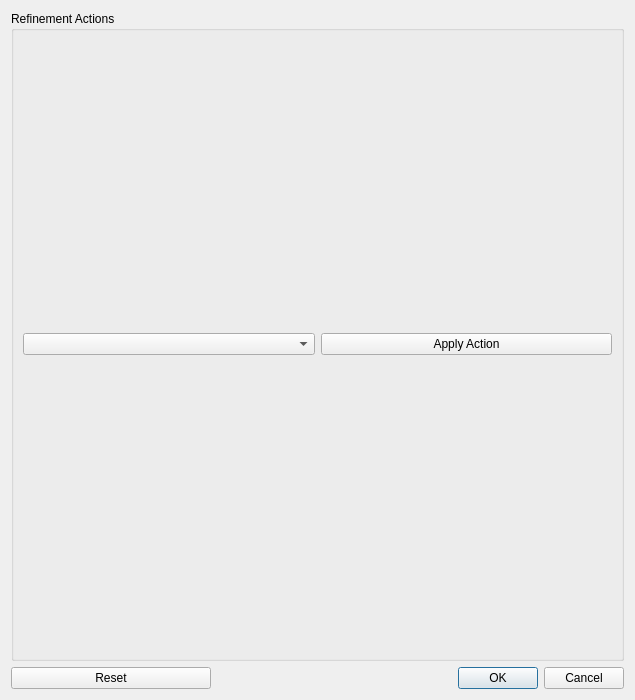
<?xml version="1.0" encoding="UTF-8"?>
<ui version="4.0">
 <class>refinements_editor</class>
 <widget class="QDialog" name="refinements_editor">
  <property name="geometry">
   <rect>
    <x>0</x>
    <y>0</y>
    <width>635</width>
    <height>700</height>
   </rect>
  </property>
  <property name="windowTitle">
   <string>Refinements Editor</string>
  </property>
  <layout class="QGridLayout" name="gridLayout_2">
   <item row="3" column="1" colspan="2">
    <widget class="QDialogButtonBox" name="button_box">
     <property name="standardButtons">
      <set>QDialogButtonBox::Cancel|QDialogButtonBox::Ok</set>
     </property>
    </widget>
   </item>
   <item row="3" column="0">
    <widget class="QPushButton" name="reset">
     <property name="text">
      <string>Reset</string>
     </property>
    </widget>
   </item>
   <item row="1" column="0" colspan="3">
    <widget class="QGroupBox" name="refinement_actions_group">
     <property name="title">
      <string>Refinement Actions</string>
     </property>
     <layout class="QHBoxLayout" name="horizontalLayout">
      <item>
       <widget class="QComboBox" name="action"/>
      </item>
      <item>
       <widget class="QPushButton" name="apply_action">
        <property name="text">
         <string>Apply Action</string>
        </property>
       </widget>
      </item>
     </layout>
    </widget>
   </item>
   <item row="0" column="0" colspan="3">
    <layout class="QVBoxLayout" name="tree_view_layout"/>
   </item>
  </layout>
 </widget>
 <tabstops>
  <tabstop>action</tabstop>
  <tabstop>apply_action</tabstop>
  <tabstop>reset</tabstop>
 </tabstops>
 <resources/>
 <connections/>
</ui>
